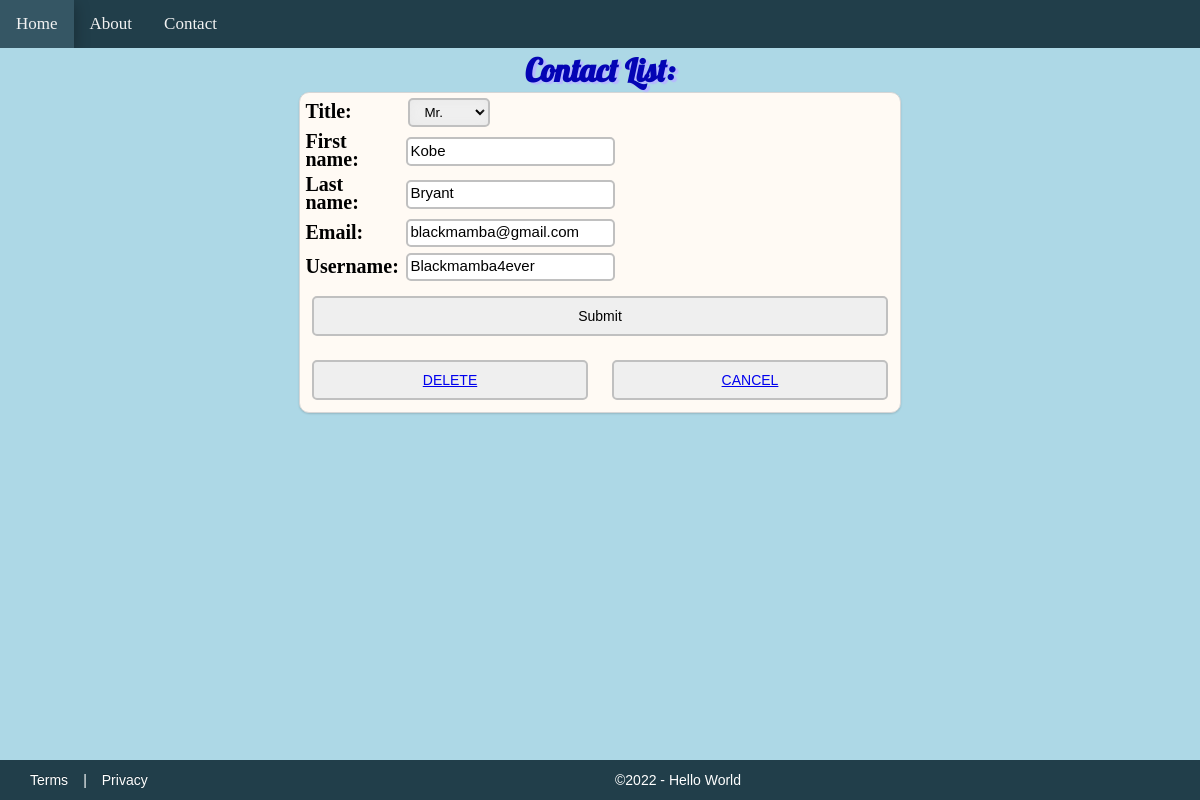
Screenshot of /2/details/ with the database file from the repository.
### profiles/models.py (models this page shows, shortened)
class Person(models.Model):
    Title = models.CharField(max_length=10, choices=TITLE_CHOICES)
    First_name = models.CharField(max_length=30)
    Last_name = models.CharField(max_length=30)
    Email = models.CharField(max_length=60)
    Username = models.CharField(max_length=60)
    objects = models.Manager()

### profiles/views.py (the view)
# urls.py: path('<int:pk>/details/', views.details, name="details"),
def details(request, pk):
    pk = int(pk)
    item = get_object_or_404(Person, pk=pk)
    form = ContactForm(data=request.POST or None, instance=item)
    if request.method == 'POST':
        if form.is_valid():
            form2 = form.save(commit=False)
            form2.save()
            return redirect('home')
        else:
            print(form.errors)
    else:
        return render(request, 'profiles/present_profiles.html', {'form': form})

### profiles/forms.py
class ContactForm(ModelForm):
    class Meta:
        model = Person
        fields = '__all__'

### profiles/Templates/profiles/present_profiles.html (shortened to what this page needs)
{% extends "base.html" %}
{% block header %}Contact List:{% endblock %}
{% block content %}
<div class="admin_panel">
    <form name="contactForm" method="POST" action="../details/">
        <table>
            {{ form.as_table }}
        </table>
        <div class="frmBtn_container">
            <input type="submit">
            <div class="frmBtn_container">
                 <button class="btn"><a href="../{{ form.pk }}delete/">DELETE</a></button>
                 <button class="btn"><a href="{& url 'home' %}">CANCEL</a></button>
            </div>
        </div>
    </form>
</div>
{% endblock %}

### resources/css/layout.css (style rules this page uses)
* { margin: 0; }
html { background-color: lightblue; }
body { position: relative; overflow: hidden; }
html, body { height: 100%; margin: 0; padding: 0; }
.admin_panel { margin: 0 auto; width: 50%; height: 80%; background-color: #fffaf4; border: 1px solid #d6d6d6; box-shadow: 0 1px 2px rgba(0,0,0,0.15); transition: all 0.3s ease-in-out; border-radius: 10px; transition: 0.3s; }
.frmBtn_container { display: flex; flex-wrap: wrap; align-items: center; width: 100%; }
.btn { flex-grow: 2; justify-content: center; text-align: center; display: inline-block; width: 150px; margin: 2% 2% 2% 2%; color: black; padding: 10px 0px; text-decoration: none; font-size: 14px; -webkit-transition-duration: 0.4s; transition-duration: 0.4s; cursor: pointer; border: 2px solid silver; border-radius: 5px; }
input[type="submit"] { flex-grow: 1; width: 10%; justify-content: center; text-align: center; display: inline-block; margin: 2% 2% 2% 2%; color: black; padding: 9px 0px 9px 0px; text-decoration: none; font-size: 14px; -webkit-transition-duration: 0.4s; transition-duration: 0.4s; cursor: pointer; border: 2px solid silver; border-radius: 5px; }
select { padding: 4px 10px; width: 40%; display: inline-block; margin: 1% 0% 0 1%; border: 2px solid silver; border-radius: 5px; box-shadow: 0 0 10px #E8E8E8 inset; }
input, textarea { width: 100%; margin: 1% 0 0 0; padding: 1% 0 2% 1%; line-height: 18px; font-size: 15px; border-radius: 5px; border: 2px solid silver; }
label { display: inline-block; width: 95%; text-align: left; margin: 1% 0 0 0; color: black; line-height: 18px; font-size: 20px; }
.bg_img { background-color: lightblue; background-image: url('/static/images/world_img.jpg'); background-size: cover; background-attachment:fixed; background-position: center; position: relative; -webkit-background-size: cover; -moz-background-size: cover; -o-background-size: cover; background-size: cover; }

### rows the page displays
Person: Title "Mr.", First_name "Kobe", Last_name "Bryant", Email "blackmamba@gmail.com", Username "Blackmamba4ever"
